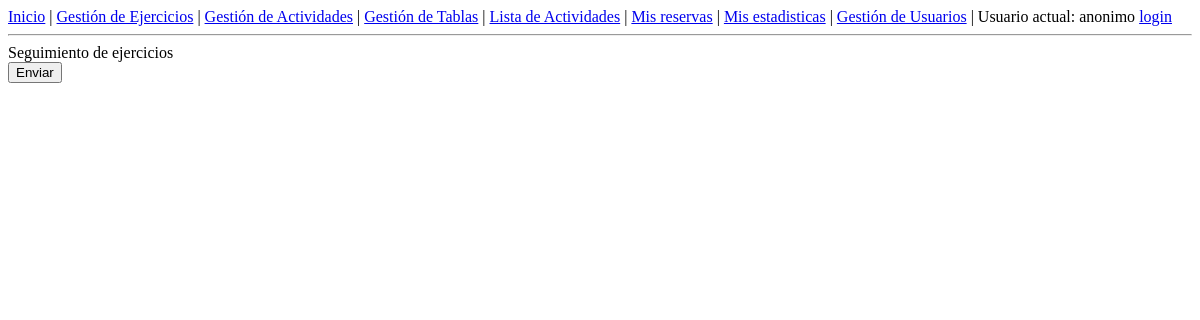
The page /Views/SeguirTabla.php?id=11 on the database as committed earlier.
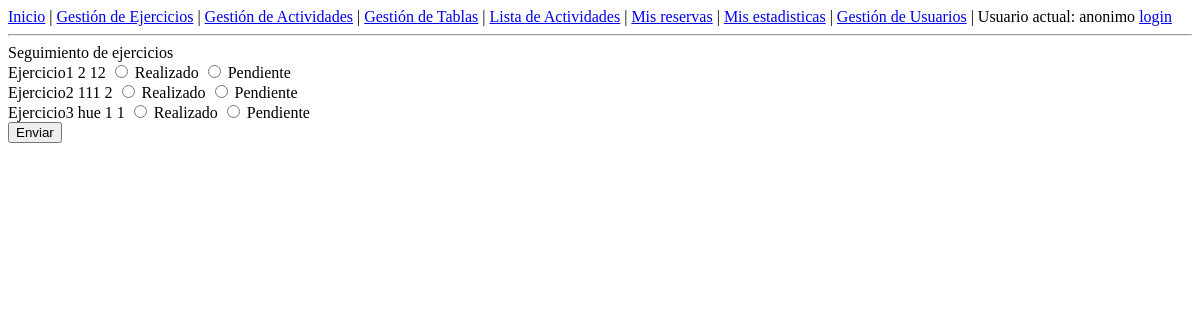
The same page on the database as committed later.
### tables this page shows
CREATE TABLE `TablaEjercicio` (
  `Ejercicio_idEjercicio` int(11) NOT NULL,
  `Tabla_idTabla` int(11) NOT NULL,
  `nRepeticiones` int(11) DEFAULT NULL,
  `carga` int(11) DEFAULT NULL
);

CREATE TABLE `Ejercicio` (
  `idEjercicio` int(11) NOT NULL,
  `nomEjercicio` varchar(20) NOT NULL,
  `descripcion` varchar(150) DEFAULT NULL,
  `categoria` varchar(10) NOT NULL
);

### Model/Tabla.php (called while the page is built, shortened)
<?php
class Tabla{
  function getEjercicios($id){
    $db = DB::getDB();
    $consulta = "SELECT Ejercicio_idEjercicio,nRepeticiones,carga FROM TablaEjercicio WHERE Tabla_idTabla='".$id."'";
    $result = $db->query($consulta);
    $res = array();
    while($row = $result->fetch_assoc()){
      array_push($res, $row);
    }
    return $res;
  }
}
?>

### Controllers/c_Tabla.php (called while the page is built, shortened)
<?php
require_once("../Model/Tabla.php");
class TablaController{
    public function getEjerciciosTabla($id){
        $t = new Tabla();
        $toRet = $t->getEjercicios($id);
        return $toRet;
    }
}
 ?>

### Model/Ejercicio.php (called while the page is built, shortened)
<?php
class Ejercicio{
  function getById($id){
    $db = DB::getDB();
    $consulta = "SELECT * FROM Ejercicio WHERE idEjercicio =".$id;
    $result = $db->query($consulta);
    return $result->fetch_assoc();
  }
}
?>

### Controllers/c_Ejercicio.php (called while the page is built, shortened)
<?php
require_once("../Model/Ejercicio.php");
class EjercicioController{
  public static function getEjercicio($id){
    $e = new Ejercicio();
    return $e->getById($id);
  }
}
 ?>

### Views/SeguirTabla.php (the view, shortened to what this page needs)
<!DOCTYPE html>
<html>
  <head>
    <?php
    require_once('NavBar.php');
    require_once('../Controllers/c_Tabla.php');
    require_once('../Controllers/c_Ejercicio.php');
    $controlEjer = new EjercicioController();
    $controlTabla = new TablaController();
    $listaEjercicios = $controlTabla->getEjerciciosTabla($_GET['id']);
    ?>
  </head>
  <body>
    <div id = 'tabla2elementos' >
      <div class = 'tupla'>
        <a clas = 'izquierda'>Seguimiento de ejercicios</a>
      </div>
      <form method= "post" action = "../Controllers/c_Estadisticas.php" class ='derecha' id="seguir">
      <?php
      $i = 0;
      foreach($listaEjercicios as $it){ ?>
      <div class = 'tupla'>
        <?php
          $actual = $controlEjer->getEjercicio($it['Ejercicio_idEjercicio']);
        ?>
        <a clas = 'izquierda'><?php echo ($actual['nomEjercicio']); ?> </a>
        <a clas = 'izquierda'><?php echo ($actual['descripcion']); ?> </a>
        <a clas = 'izquierda'><?php echo ($it['nRepeticiones']); ?> </a>
        <a clas = 'izquierda'><?php echo ($it['carga']); ?> </a>
        <input type="radio" name="arrayStats[<?php echo($i); ?>]" value="1"> Realizado
        <input type="radio" name="arrayStats[<?php echo($i); ?>]" value="0"> Pendiente
        <input type="hidden" name="arrayID[<?php echo($i++); ?>]" value="<?php echo($it['Ejercicio_idEjercicio']); ?>"/>
      </div>
        <?php } ?>
      <input type="submit"  value ="Enviar"/>
    </form>
    </div>
  </body>
</html>

Rows that differ between the two databases and show on the page:
added tablaejercicio: Ejercicio_idEjercicio.nomEjercicio "Ejercicio1", nRepeticiones "2", carga "12"
added tablaejercicio: Ejercicio_idEjercicio.nomEjercicio "Ejercicio2", nRepeticiones "111", carga "2"
added tablaejercicio: Ejercicio_idEjercicio.nomEjercicio "Ejercicio3", Ejercicio_idEjercicio.descripcion "hue", nRepeticiones "1", carga "1"
